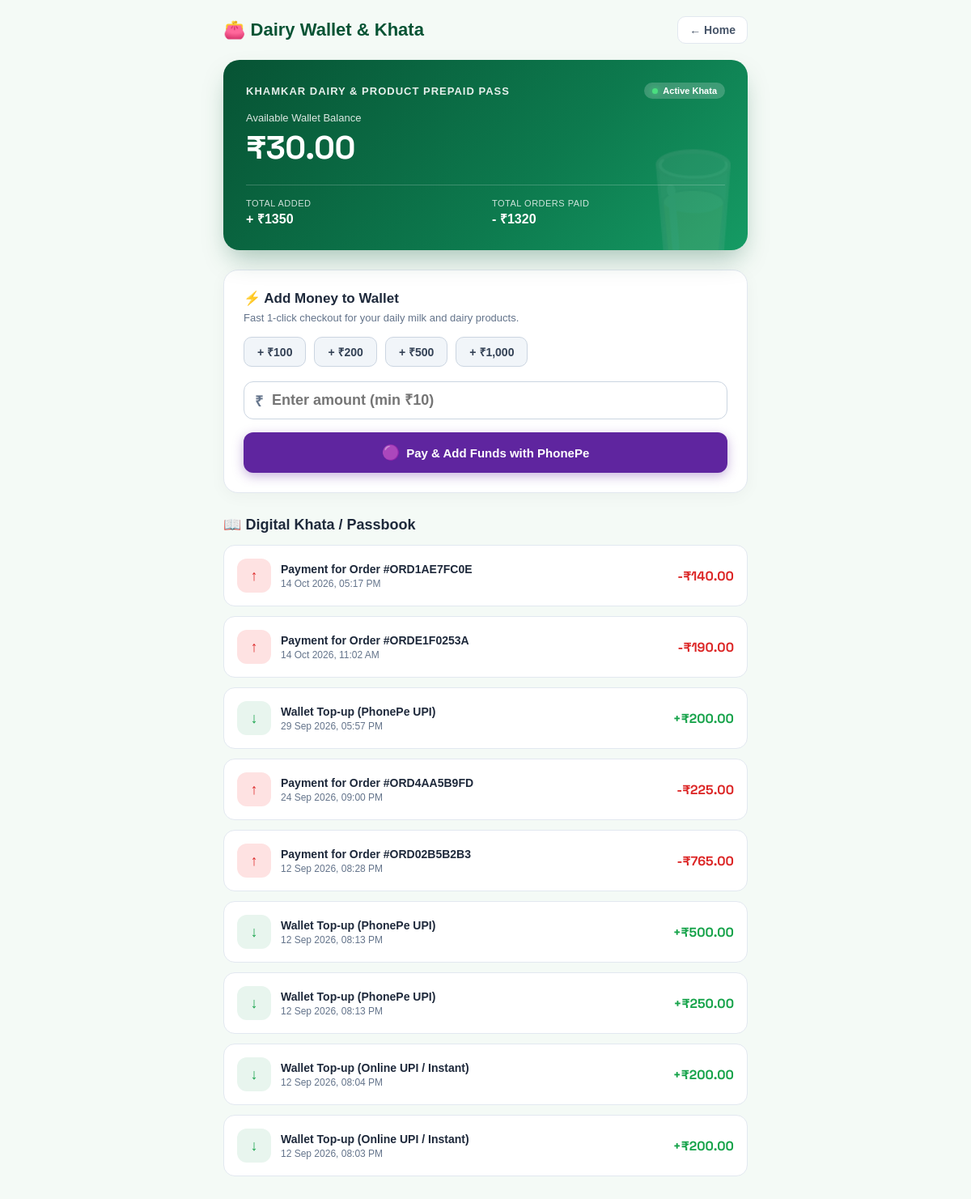
Screenshot of /wallet/ (signed in) with the database file from the repository.
### shop/models.py (models this page shows, shortened)
class StoreSetting(models.Model):
    store_name = models.CharField(max_length=200, default="Khamkar Dairy")
    contact_phone = models.CharField(max_length=50, default="+91 72196 21129")
    contact_email = models.EmailField(default="khamkardairy72@gmail.com")
    store_address = models.TextField(default="Near Market Yard, Sangli, Maharashtra - 416416")
    operating_hours = models.CharField(max_length=100, default="06:00 AM - 10:00 PM")
    free_delivery_threshold = models.DecimalField(max_digits=10, decimal_places=2, default=200.00)
    standard_delivery_charge = models.DecimalField(max_digits=10, decimal_places=2, default=50.00)
    packaging_charge = models.DecimalField(max_digits=10, decimal_places=2, default=10.00)
    store_open = models.BooleanField(default=True)
    enable_cod = models.BooleanField(default=True)
    enable_online = models.BooleanField(default=True)
    announcement_text = models.CharField(max_length=300, default="Fresh Morning Milk batch delivered daily before 7 AM!", blank=True)
    show_announcement = models.BooleanField(default=True)
    @classmethod
    def get_settings(cls):
        obj, _ = cls.objects.get_or_create(id=1)
        return obj

class Wallet(models.Model):
    user = models.OneToOneField(User, on_delete=models.CASCADE, related_name="wallet")
    balance = models.DecimalField(max_digits=10, decimal_places=2, default=0.00)
    updated_at = models.DateTimeField(auto_now=True)
    @classmethod
    def get_wallet(cls, user):
        wallet, _ = cls.objects.get_or_create(user=user)
        return wallet

class WalletTransaction(models.Model):
    TYPE_CHOICES = [
        ("credit", "Credit (+ Added)"),
        ("debit", "Debit (- Spent)"),
    ]
    wallet = models.ForeignKey(Wallet, on_delete=models.CASCADE, related_name="transactions")
    amount = models.DecimalField(max_digits=10, decimal_places=2)
    transaction_type = models.CharField(max_length=10, choices=TYPE_CHOICES)
    description = models.CharField(max_length=255)
    created_at = models.DateTimeField(auto_now_add=True)
    class Meta:
        ordering = ["-created_at"]

### shop/views.py (the view)
# urls.py: path("wallet/", views.wallet_view, name="wallet"),
@login_required(login_url="login")
def wallet_view(request):
    wallet = Wallet.get_wallet(request.user)
    transactions = wallet.transactions.all()[:50]
    total_credited = wallet.transactions.filter(transaction_type="credit").aggregate(Sum("amount"))["amount__sum"] or 0
    total_spent = wallet.transactions.filter(transaction_type="debit").aggregate(Sum("amount"))["amount__sum"] or 0
    return render(request, "shop/Wallet.html", {
        "wallet": wallet,
        "transactions": transactions,
        "total_credited": total_credited,
        "total_spent": total_spent,
    })

### shop/context_processors.py (called while the page is built)
def cart_context(request):
    cart_count = 0
    user_profile = None
    user_wallet = None
    if request.user.is_authenticated:
        cart_count = CartItem.objects.filter(user=request.user).count()
        user_profile, _ = Profile.objects.get_or_create(user=request.user)
        user_wallet = Wallet.get_wallet(request.user)
    store_settings = StoreSetting.get_settings()
    return {
        "cart_count": cart_count,
        "user_profile": user_profile,
        "user_wallet": user_wallet,
        "store_settings": store_settings,
    }

### templates/shop/Wallet.html (shortened to what this page needs)
{% load static %}
<!DOCTYPE html>
<html lang="en">
<head>
    <link rel="stylesheet" href="{% static 'css/Home.css' %}">
</head>
<body>
    <div class="wallet-page-wrapper">
        <div class="wallet-top-header">
            <h2>👛 Dairy Wallet & Khata</h2>
            <a href="{% url 'home' %}" class="back-link">← Home</a>
        </div>
        <div class="wallet-hero-card">
            <div class="wallet-card-header">
                <div class="wallet-brand">{{ store_settings.store_name|default:"Khamkar Dairy" }} Prepaid Pass</div>
                <div class="wallet-badge-live">Active Khata</div>
            </div>
            <div class="balance-label">Available Wallet Balance</div>
            <div class="balance-amount" id="displayWalletBalance">₹{{ wallet.balance }}</div>
            <div class="wallet-card-stats">
                <div class="stat-item">
                    <div class="stat-title">Total Added</div>
                    <div class="stat-val">+ ₹{{ total_credited }}</div>
                </div>
                <div class="stat-item">
                    <div class="stat-title">Total Orders Paid</div>
                    <div class="stat-val">- ₹{{ total_spent }}</div>
                </div>
            </div>
        </div>
        <div class="topup-card">
            <h3>⚡ Add Money to Wallet</h3>
            <p>Fast 1-click checkout for your daily milk and dairy products.</p>
            <div class="chips-row">
                <button type="button" class="amount-chip" onclick="selectAmount(100)">+ ₹100</button>
                <button type="button" class="amount-chip" onclick="selectAmount(200)">+ ₹200</button>
                <button type="button" class="amount-chip" onclick="selectAmount(500)">+ ₹500</button>
                <button type="button" class="amount-chip" onclick="selectAmount(1000)">+ ₹1,000</button>
            </div>
            <form id="walletTopupForm" onsubmit="handleTopup(event)">
                <div class="topup-input-group">
                    <span class="currency-symbol">₹</span>
                    <input type="number" id="topupAmountInput" class="topup-input" placeholder="Enter amount (min ₹10)" min="10" max="50000" required>
                </div>
                <button type="submit" class="btn-topup" id="btnSubmitTopup" style="background:#5f259f; box-shadow:0 4px 14px rgba(95,37,159,0.35);">
                    <span style="font-size:18px;">🟣</span>
                    <span>Pay & Add Funds with PhonePe</span>
                </button>
            </form>
        </div>
        <div class="passbook-section">
            <h3>📖 Digital Khata / Passbook</h3>
            <div class="tx-list" id="txList">
                {% for tx in transactions %}
                <div class="tx-card {% if tx.transaction_type == 'credit' %}tx-credit{% else %}tx-debit{% endif %}">
                    <div class="tx-left">
                        <div class="tx-icon-box">
                            {% if tx.transaction_type == 'credit' %}↓{% else %}↑{% endif %}
                        </div>
                        <div class="tx-details">
                            <h4>{{ tx.description }}</h4>
                            <div class="tx-date">{{ tx.created_at|date:"d M Y, h:i A" }}</div>
                        </div>
                    </div>
                    <div class="tx-amount">
                        {% if tx.transaction_type == 'credit' %}+{% else %}-{% endif %}₹{{ tx.amount }}
                    </div>
                </div>
                {% empty %}
                <div class="empty-passbook">
                    <span>👛</span>
                    <h4>No transactions yet</h4>
                    <p>Add money to start making instant dairy purchases!</p>
                </div>
                {% endfor %}
            </div>
        </div>
    </div>
</body>
</html>

### static/css/Home.css (style rules this page uses)
* { margin: 0; padding: 0; box-sizing: border-box; font-family: Arial, Helvetica, sans-serif; }
html { scroll-behavior: smooth; overflow-x: hidden; overflow-y: auto; }
body { background: #f4faf6; color: #073d2d; overflow-x: hidden; overflow-y: auto; min-height: 100vh; }

### rows the page displays
StoreSetting: store_name "KHAMKAR DAIRY & PRODUCT"
Wallet: balance "30.00"
WalletTransaction: description "Payment for Order #ORD1AE7FC0E", created_at "14 Oct 2026, 05:17 PM", amount "140.00"
WalletTransaction: description "Payment for Order #ORDE1F0253A", created_at "14 Oct 2026, 11:02 AM", amount "190.00"
WalletTransaction: description "Wallet Top-up (PhonePe UPI)", created_at "29 Sep 2026, 05:57 PM", amount "200.00"
WalletTransaction: description "Payment for Order #ORD4AA5B9FD", created_at "24 Sep 2026, 09:00 PM", amount "225.00"
WalletTransaction: description "Payment for Order #ORD02B5B2B3", created_at "12 Sep 2026, 08:28 PM", amount "765.00"
WalletTransaction: description "Wallet Top-up (PhonePe UPI)", created_at "12 Sep 2026, 08:13 PM", amount "500.00"
WalletTransaction: description "Wallet Top-up (PhonePe UPI)", created_at "12 Sep 2026, 08:13 PM", amount "250.00"
WalletTransaction: description "Wallet Top-up (Online UPI / Instant)", created_at "12 Sep 2026, 08:04 PM", amount "200.00"
WalletTransaction: description "Wallet Top-up (Online UPI / Instant)", created_at "12 Sep 2026, 08:03 PM", amount "200.00"

### other values shown
{{ total_credited }} "1350"
{{ total_spent }} "1320"
